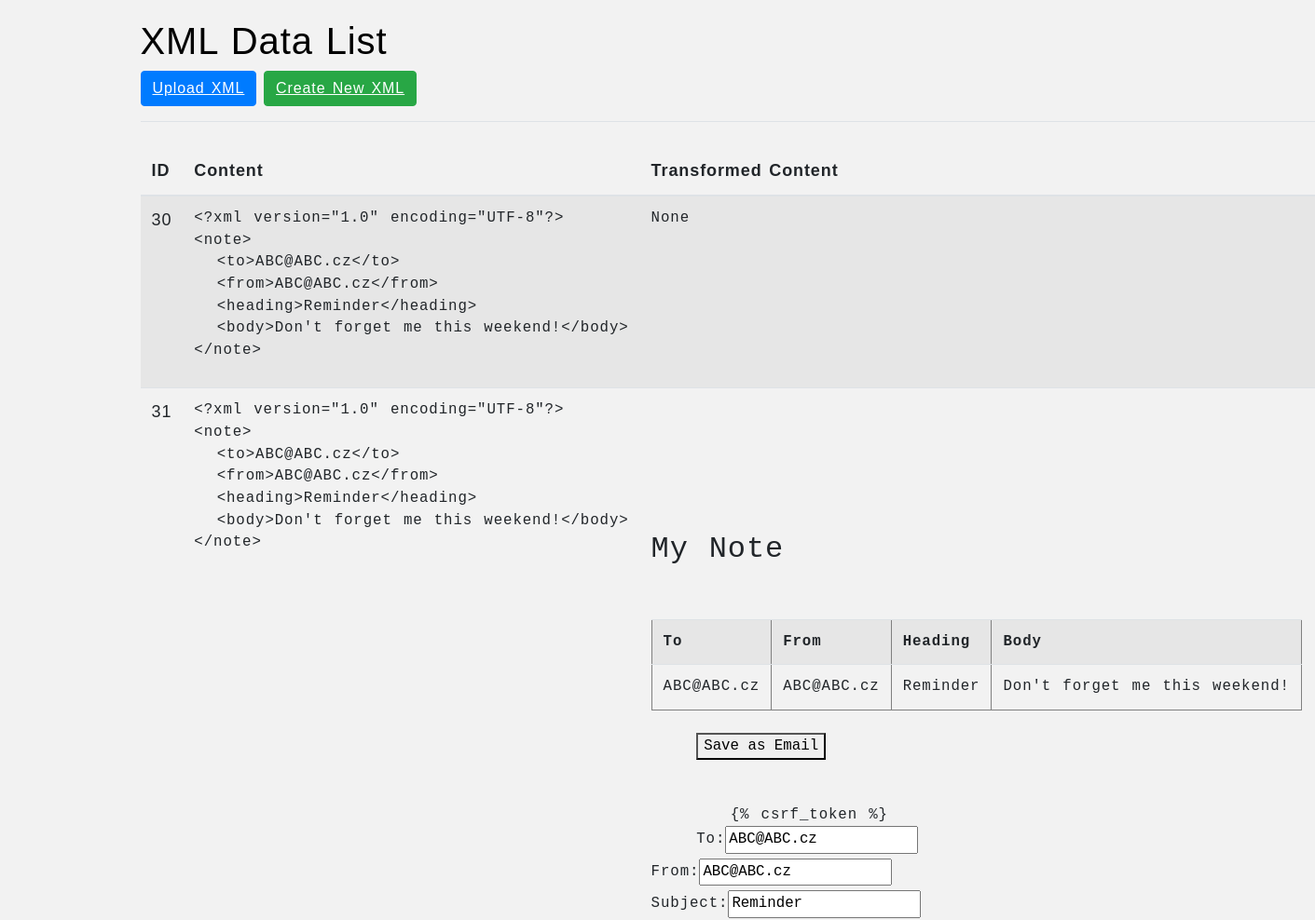
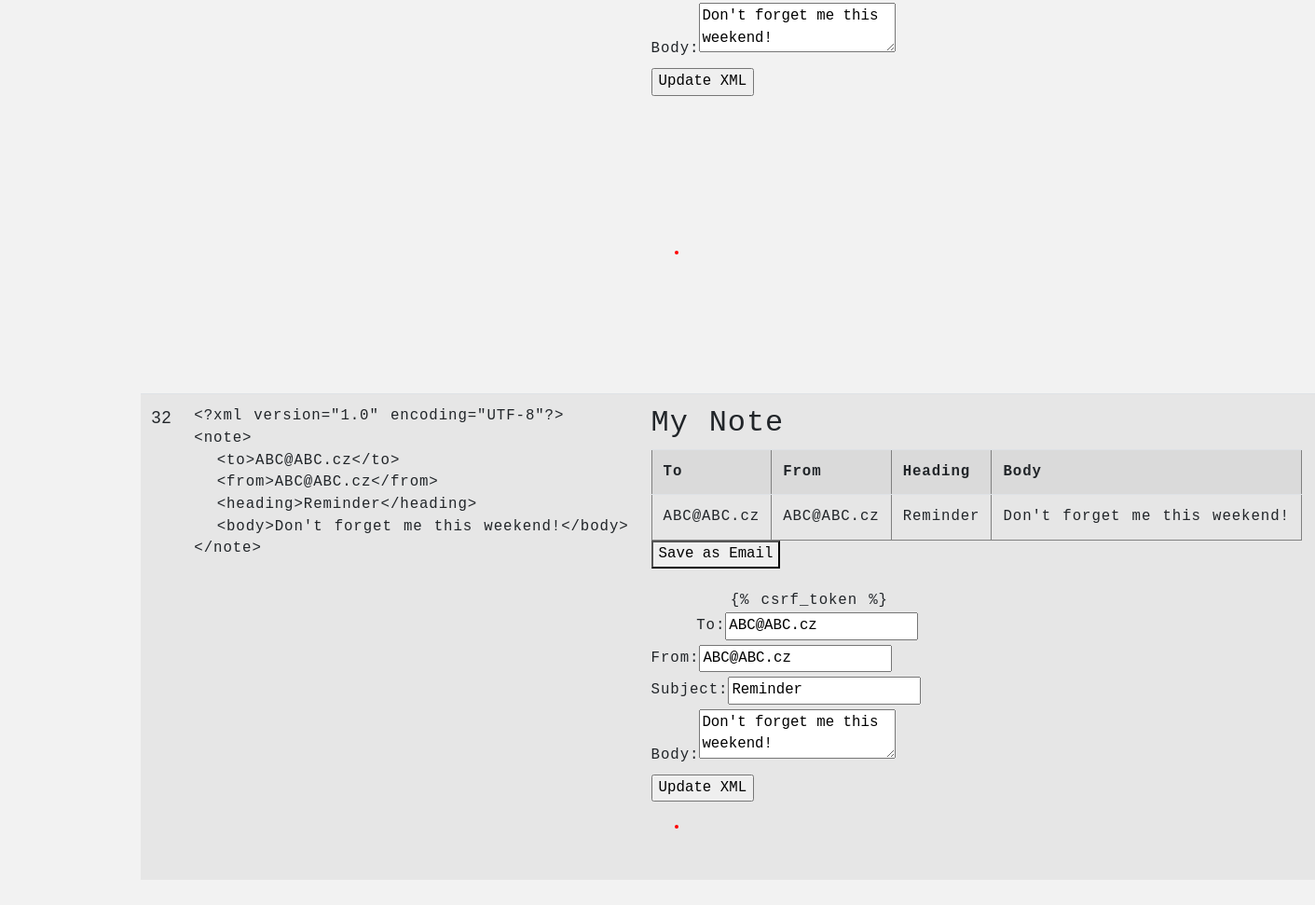
The page / on the database its author committed (2 pictures, top to bottom).
### SemS2024/models.py (models this page shows, shortened)
class XMLData(models.Model):
    content = models.TextField()
    transformed_content = models.TextField(null=True, blank=True)
    created_at = models.DateTimeField(auto_now_add=True)

### SemS2024/views.py (the view)
# urls.py: 2. Add a URL to urlpatterns:  path('', views.home, name='home')
def home(request):
    xml_data_list = XMLData.objects.all()
    return render(request, 'home.html', {'xml_data_list': xml_data_list})

### templates/home.html (shortened to what this page needs)
{% extends "base.html" %}
{% block content %}
<div class="container">
    <h1>XML Data List</h1>
    <a href="/upload/" class="btn btn-primary">Upload XML</a>
    <a href="/create/" class="btn btn-success">Create New XML</a>
    <table class="table table-striped mt-3">
        <thead>
            <tr>
                <th>ID</th>
                <th>Content</th>
                <th>Transformed Content</th>
                <th>Created At</th>
            </tr>
        </thead>
        <tbody>
            {% for xml_data in xml_data_list %}
            <tr>
                <td>{{ xml_data.id }}</td>
                <td><pre>{{ xml_data.content }}</pre></td>
                <td><pre>{{ xml_data.transformed_content|safe }}</pre></td>
                <td>{{ xml_data.created_at }}</td>
            </tr>
            {% endfor %}
        </tbody>
    </table>
</div>
{% endblock %}

### templates/base.html (shortened to what this page needs)
<!DOCTYPE html>
<html>
<head>
    <link rel="stylesheet" href="https://stackpath.bootstrapcdn.com/bootstrap/4.5.2/css/bootstrap.min.css">
    {% load static %}
    <link rel="stylesheet" href="{% static 'css/styles.css' %}">
</head>
<body>
    {% block content %}{% endblock %}
</body>
</html>

### static/css/styles.css (style rules this page uses)
body { font-family: 'OpenDyslexic', sans-serif; line-height: 1.5; letter-spacing: 0.05em; word-spacing: 0.1em; color: #000; background-color: #f2f2f2; text-align: left; font-size: 18px; padding: 20px; }
a { text-decoration: underline; color: #1a0dab; }

### rows shown on the page
XMLData: id "30", content "<?xml version=\"1.0\" encoding=\"UTF-8\"?> <note> <to>ABC@ABC.cz</to> <from>ABC@ABC.cz</from> <heading>Reminder</heading> <body>Don't forget me this weekend!</body> </note>", transformed_content "None"
XMLData: id "31", content "<?xml version=\"1.0\" encoding=\"UTF-8\"?> <note> <to>ABC@ABC.cz</to> <from>ABC@ABC.cz</from> <heading>Reminder</heading> <body>Don't forget me this weekend!</body> </note>", to "ABC@ABC.cz", from "ABC@ABC.cz", transformed_content "Reminder", body "Don't forget me this weekend!"
XMLData: id "32", content "<?xml version=\"1.0\" encoding=\"UTF-8\"?> <note> <to>ABC@ABC.cz</to> <from>ABC@ABC.cz</from> <heading>Reminder</heading> <body>Don't forget me this weekend!</body> </note>", to "ABC@ABC.cz", from "ABC@ABC.cz", transformed_content "Reminder", body "Don't forget me this weekend!"
